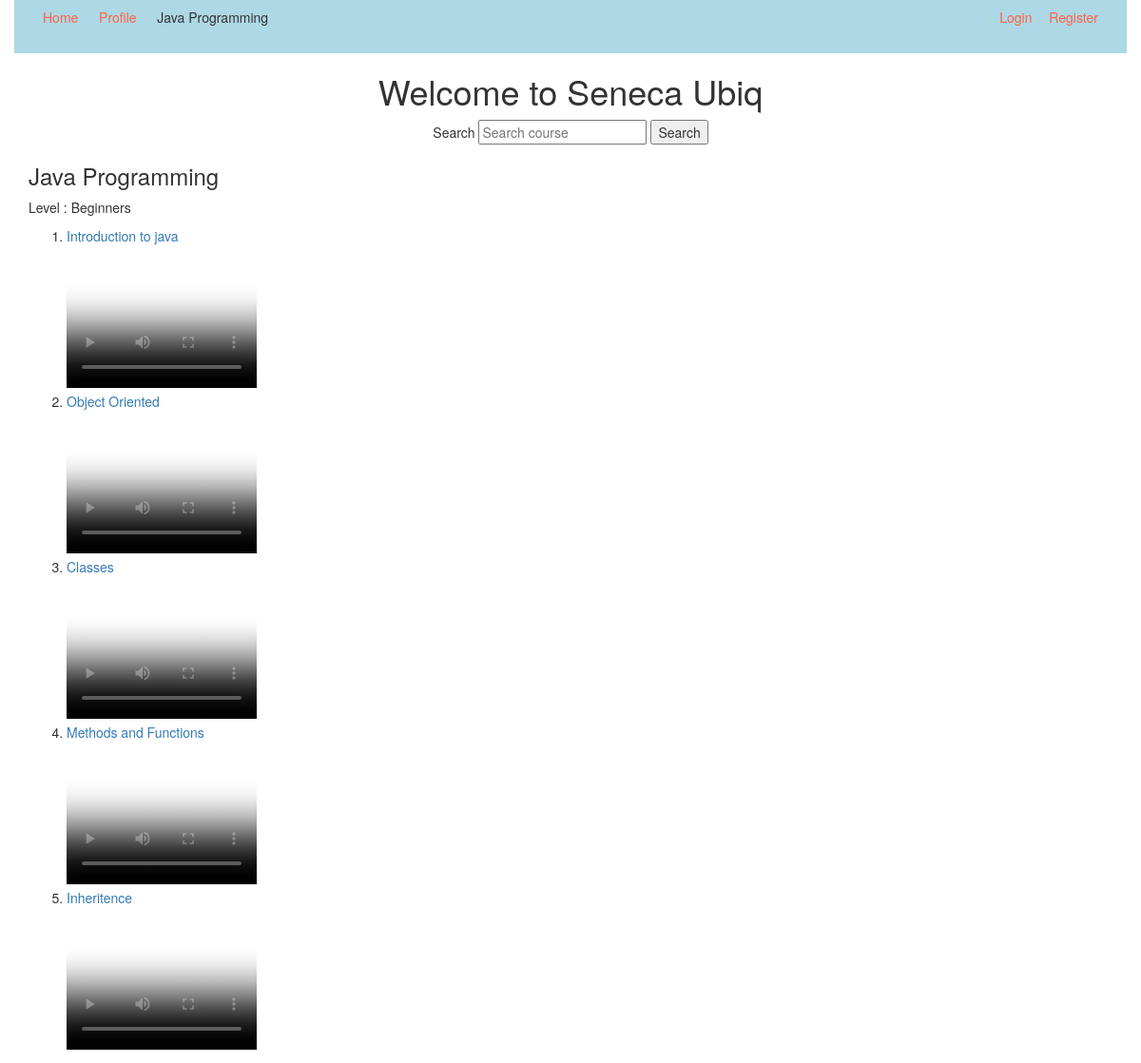
The page /courses/Java on the database its author committed.
### courses/models.py (models this page shows, shortened)
class Course(models.Model):
    slug = models.SlugField()
    title = models.CharField(max_length=120)
    description = models.TextField()
    allowed_memberships = models.ManyToManyField(Membership)
    imageslot = models.ImageField(default='')
    @property
    def lessons(self):
        return self.lesson_set.all().order_by('position')

class Lesson(models.Model):
    slug = models.SlugField()
    title = models.CharField(max_length=120)
    course = models.ForeignKey(Course, on_delete=models.SET_NULL, null=True)
    position = models.IntegerField()
    video_url = models.CharField(max_length=200)
    thumbnail = models.ImageField()
    def get_absolute_url(self):
        return reverse('courses:lesson-detail',kwargs ={
            'course_slug':self.course.slug,
            'lesson_slug':self.slug,
            })

### courses/views.py (the view)
# urls.py: path('<slug>',CourseDetailView.as_view(),name='detail'),
class CourseDetailView(DetailView):
    model = Course

### courses/templates/courses/course_detail.html (shortened to what this page needs)
{% extends 'courses/base.html' %}
{% block post_detail_link %}
<li>{{ object.title }}</li>
{% endblock %}
{% block content %}
	<div class="container">
		<div class="row">
			<div class="col-sm-4 col-md-4">
				<h3>{{ object.title }}</h3>
				<p>
				    Level : {{ object.description }}
				</p>
				<ol>
					{% for lesson in object.lessons %}
					<li><a href="{{ lesson.get_absolute_url }}">{{ lesson.title }}</a></li>
					<video controls
					   controlsList="nodownload"
					   poster="{{ lesson.thumbnail.url }}"
				       width="200"
				       height="150">
				</video>
					{% endfor %}
				</ol>
			</div>
		</div>
	</div>
{% endblock %}

### rows shown on the page
Course: title "Java Programming", description "Beginners"
Lesson: title "Introduction to java"
Lesson: title "Object Oriented"
Lesson: title "Classes"
Lesson: title "Methods and Functions"
Lesson: title "Inheritence"
